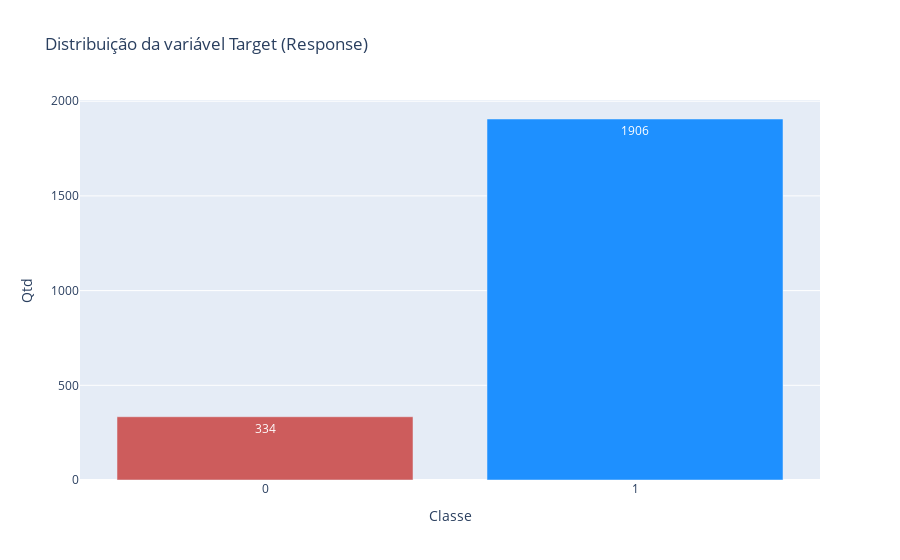

Notebook code cell kept with this figure:
### Code cell
# Distribuição da varcountel Target

label= df_full['Response'].unique()
dados = df_full['Response'].value_counts()

trace = go.Bar(
            x =label,
            y =dados,
            textposition = 'auto',
            text=dados, 
            marker=dict(color=['dodgerblue', 'indianred', 'limegreen', 'orange' ]),              
            )

data = [trace]
layout = go.Layout(yaxis=dict(title='Qtd'),xaxis=dict(title='Classe', tickmode='linear'),title='Distribuição da variável Target (Response)')
fig = go.Figure(data=data, layout=layout, )
fig.show()

### Figure 1 — Plotly figure (JSON) as saved in the notebook; plotly's stock layout.template omitted (floating-point values rounded to 4 significant figures)
{"data": [{"marker": {"color": ["dodgerblue", "indianred", "limegreen", "orange"]}, "text": [1906, 334], "textposition": "auto", "type": "bar", "x": [1, 0], "y": [1906, 334]}], "layout": {"autosize": true, "title": {"text": "Distribuição da variável Target (Response)"}, "xaxis": {"autorange": true, "range": [-0.5, 1.5], "tickmode": "linear", "title": {"text": "Classe"}, "type": "linear"}, "yaxis": {"autorange": true, "range": [0, 2006.0], "title": {"text": "Qtd"}, "type": "linear"}}}
